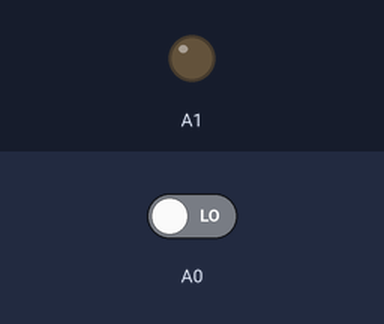
Bench run of a sketch on a simulated Arduino Nano, built with avr-gcc and run on an emulated ATmega328P. Parts: output pins drawn as LEDs (lit = HIGH). Inputs (shaded band) come from the test bench; at power-on: A0 LOW.

Above: at 1.2 s.
1.3 s: A0 driven HIGH
At 1.8 s:
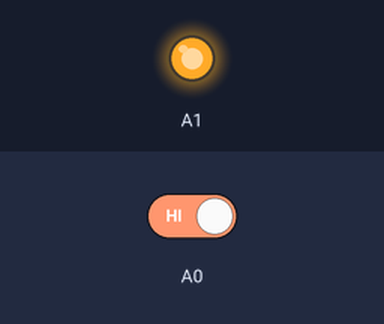
2.8 s: A0 driven LOW
At 4.1 s:
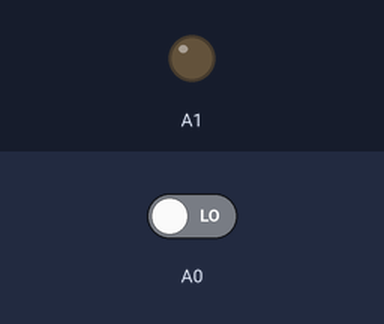
Timing chart, 0 to 5.8 s (numbered marks = the images above; inputs shaded):
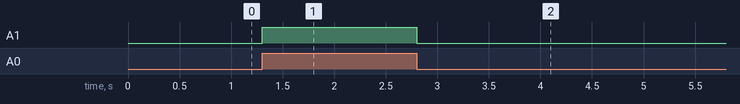

The sketch:

exp-4.1_given.ino
```cpp
/*
  ENGG1100 Experiment-4.1, Basic setup of using Arduino
  Board: Arduino Nano
  Version: 20170626_AlexSiu
*/
// the setup function runs once when you press reset or power the board
void setup()
{
  pinMode(A1, OUTPUT);
  pinMode(A0, INPUT);
}

// the loop function runs over and over again forever
void loop()
{
  int a=0;
  a = digitalRead(A0);
  digitalWrite(A1, a);   // turn the LED1 on (HIGH, true or '1' is the voltage level)
}
```

Measured:
- after the input at 1.3 s, A1: LOW → HIGH at once
- after the input at 2.8 s, A1: HIGH → LOW at once
